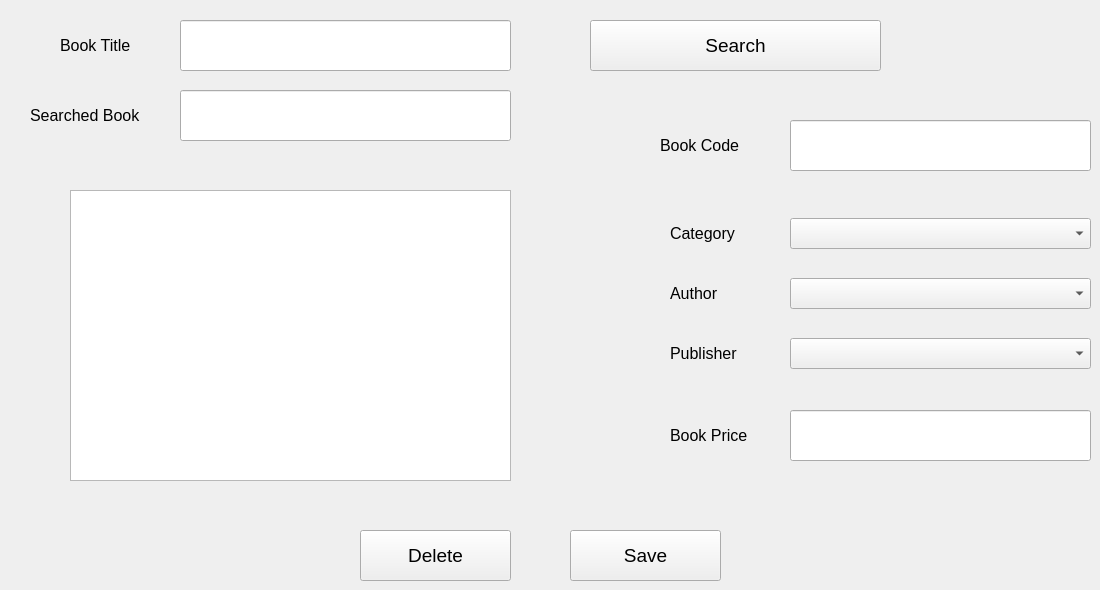
      <widget class="QWidget" name="tab_6">
       <attribute name="title">
        <string>Edit or Delete a Book</string>
       </attribute>
       <widget class="QComboBox" name="comboBox_6">
        <property name="geometry">
         <rect>
          <x>790</x>
          <y>218</y>
          <width>301</width>
          <height>31</height>
         </rect>
        </property>
       </widget>
       <widget class="QPushButton" name="pushButton_8">
        <property name="geometry">
         <rect>
          <x>570</x>
          <y>530</y>
          <width>151</width>
          <height>51</height>
         </rect>
        </property>
        <property name="font">
         <font>
          <family>Segoe UI</family>
          <pointsize>14</pointsize>
         </font>
        </property>
        <property name="text">
         <string>Save</string>
        </property>
       </widget>
       <widget class="QLabel" name="label_9">
        <property name="geometry">
         <rect>
          <x>670</x>
          <y>420</y>
          <width>111</width>
          <height>31</height>
         </rect>
        </property>
        <property name="font">
         <font>
          <family>Segoe UI</family>
          <pointsize>12</pointsize>
         </font>
        </property>
        <property name="text">
         <string>Book Price</string>
        </property>
       </widget>
       <widget class="QComboBox" name="comboBox_7">
        <property name="geometry">
         <rect>
          <x>790</x>
          <y>338</y>
          <width>301</width>
          <height>31</height>
         </rect>
        </property>
       </widget>
       <widget class="QComboBox" name="comboBox_8">
        <property name="geometry">
         <rect>
          <x>790</x>
          <y>278</y>
          <width>301</width>
          <height>31</height>
         </rect>
        </property>
       </widget>
       <widget class="QLabel" name="label_10">
        <property name="geometry">
         <rect>
          <x>60</x>
          <y>30</y>
          <width>101</width>
          <height>31</height>
         </rect>
        </property>
        <property name="font">
         <font>
          <family>Segoe UI</family>
          <pointsize>12</pointsize>
         </font>
        </property>
        <property name="text">
         <string>Book Title</string>
        </property>
       </widget>
       <widget class="QLineEdit" name="lineEdit_5">
        <property name="geometry">
         <rect>
          <x>790</x>
          <y>120</y>
          <width>301</width>
          <height>51</height>
         </rect>
        </property>
       </widget>
       <widget class="QLabel" name="label_11">
        <property name="geometry">
         <rect>
          <x>660</x>
          <y>130</y>
          <width>111</width>
          <height>31</height>
         </rect>
        </property>
        <property name="font">
         <font>
          <family>Segoe UI</family>
          <pointsize>12</pointsize>
         </font>
        </property>
        <property name="text">
         <string>Book Code</string>
        </property>
       </widget>
       <widget class="QLabel" name="label_12">
        <property name="geometry">
         <rect>
          <x>670</x>
          <y>218</y>
          <width>101</width>
          <height>31</height>
         </rect>
        </property>
        <property name="font">
         <font>
          <family>Segoe UI</family>
          <pointsize>12</pointsize>
         </font>
        </property>
        <property name="text">
         <string>Category</string>
        </property>
       </widget>
       <widget class="QLineEdit" name="lineEdit_6">
        <property name="geometry">
         <rect>
          <x>790</x>
          <y>410</y>
          <width>301</width>
          <height>51</height>
         </rect>
        </property>
       </widget>
       <widget class="QLineEdit" name="lineEdit_7">
        <property name="geometry">
         <rect>
          <x>180</x>
          <y>20</y>
          <width>331</width>
          <height>51</height>
         </rect>
        </property>
       </widget>
       <widget class="QLabel" name="label_13">
        <property name="geometry">
         <rect>
          <x>670</x>
          <y>338</y>
          <width>101</width>
          <height>31</height>
         </rect>
        </property>
        <property name="font">
         <font>
          <family>Segoe UI</family>
          <pointsize>12</pointsize>
         </font>
        </property>
        <property name="text">
         <string>Publisher</string>
        </property>
       </widget>
       <widget class="QLabel" name="label_14">
        <property name="geometry">
         <rect>
          <x>670</x>
          <y>278</y>
          <width>101</width>
          <height>31</height>
         </rect>
        </property>
        <property name="font">
         <font>
          <family>Segoe UI</family>
          <pointsize>12</pointsize>
         </font>
        </property>
        <property name="text">
         <string>Author</string>
        </property>
       </widget>
       <widget class="QLineEdit" name="lineEdit_8">
        <property name="geometry">
         <rect>
          <x>180</x>
          <y>90</y>
          <width>331</width>
          <height>51</height>
         </rect>
        </property>
       </widget>
       <widget class="QLabel" name="label_15">
        <property name="geometry">
         <rect>
          <x>30</x>
          <y>100</y>
          <width>141</width>
          <height>31</height>
         </rect>
        </property>
        <property name="font">
         <font>
          <family>Segoe UI</family>
          <pointsize>12</pointsize>
         </font>
        </property>
        <property name="text">
         <string>Searched Book</string>
        </property>
       </widget>
       <widget class="QPushButton" name="pushButton_9">
        <property name="geometry">
         <rect>
          <x>590</x>
          <y>20</y>
          <width>291</width>
          <height>51</height>
         </rect>
        </property>
        <property name="font">
         <font>
          <family>Segoe UI</family>
          <pointsize>14</pointsize>
         </font>
        </property>
        <property name="text">
         <string>Search</string>
        </property>
       </widget>
       <widget class="QPushButton" name="pushButton_10">
        <property name="geometry">
         <rect>
          <x>360</x>
          <y>530</y>
          <width>151</width>
          <height>51</height>
         </rect>
        </property>
        <property name="font">
         <font>
          <family>Segoe UI</family>
          <pointsize>14</pointsize>
         </font>
        </property>
        <property name="text">
         <string>Delete</string>
        </property>
       </widget>
       <widget class="QTextEdit" name="textEdit_2">
        <property name="geometry">
         <rect>
          <x>70</x>
          <y>190</y>
          <width>441</width>
          <height>291</height>
         </rect>
        </property>
       </widget>
      </widget>
